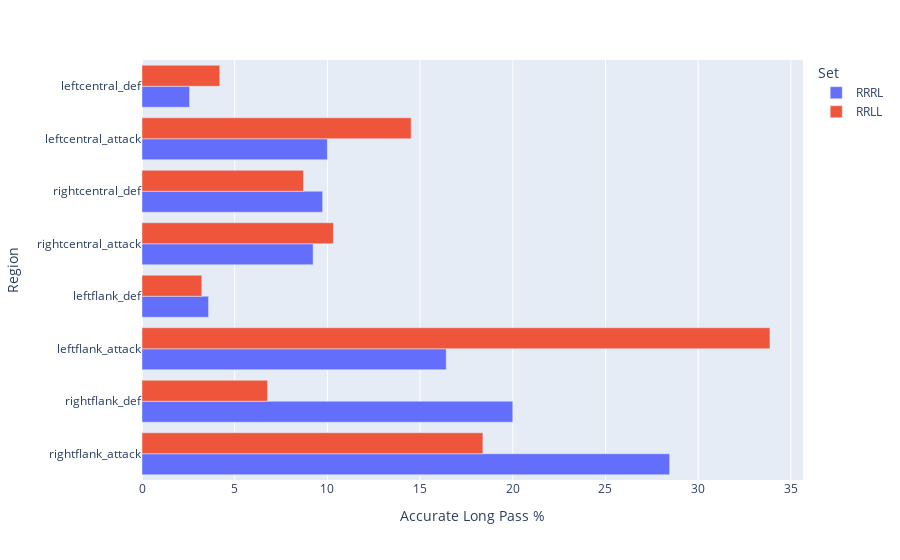

Notebook code cell kept with this figure:
### Code cell
# data_reg = [['Right Flank Attack', 29.100529100529098, 'Right-footed-LCB'],
#             ['Right Flank Attack',18.620689655172416, 'Left-footed-LCB'],
#             ['Right Flank Def', 20.37037037037037, 'Right-footed-LCB'],
#             ['Right Flank Def', 7.241379310344828, 'Left-footed-LCB'],
#             ['Left Flank Attack',16.402116402116402 , 'Right-footed-LCB'],
#             ['Left Flank Attack', 34.82758620689655, 'Left-footed-LCB'],
#             ['Left Flank Def', 3.439153439153439, 'Right-footed-LCB'],
#             ['Left Flank Def', 2.7586206896551726, 'Left-footed-LCB'],
#             ['Right Central Attack', 8.465608465608465, 'Right-footed-LCB'],
#             ['Right Central Attack', 8.96551724137931, 'Left-footed-LCB'],
#             ['Right Central Def',10.052910052910052 , 'Right-footed-LCB'],
#             ['Right Central Def',9.310344827586208, 'Left-footed-LCB'],
#             ['Left Central Attack',9.523809523809524, 'Right-footed-LCB'],
#             ['Left Central Attack', 13.793103448275861, 'Left-footed-LCB'],
#             ['Left Central Def',2.6455026455026456, 'Right-footed-LCB'],
#             ['Left Central Def', 4.482758620689655, 'Left-footed-LCB']]
# reg = pd.DataFrame(data_reg, columns = ['Region', 'Accurate Long Pass %', 'Set'])
# fig = px.bar(reg, x="Accurate Long Pass %", y="Region", color='Set', barmode='group', orientation='h')
# fig.show()
right_foot_data = list(zip(regions,right_foot_region_per))
right_foot_data_reg = [list(i) + ["RRRL"] for i in right_foot_data]
left_foot_data = list(zip(regions,left_foot_region_per))
left_foot_data_reg = [list(i) + ["RRLL"] for i in left_foot_data]
data_reg = right_foot_data_reg + left_foot_data_reg
reg = pd.DataFrame(data_reg, columns = ['Region', 'Accurate Long Pass %', 'Set'])
fig = px.bar(reg, x="Accurate Long Pass %", y="Region", color='Set', barmode='group', orientation='h')
fig.show()

### Figure 1 — Plotly figure (JSON) as saved in the notebook; plotly's stock layout.template omitted (floating-point values rounded to 4 significant figures)
{"data": [{"alignmentgroup": "True", "hovertemplate": "Set=RRRL<br>Accurate Long Pass %=%{x}<br>Region=%{y}<extra></extra>", "legendgroup": "RRRL", "marker": {"color": "#636efa"}, "name": "RRRL", "offsetgroup": "RRRL", "orientation": "h", "showlegend": true, "textposition": "auto", "type": "bar", "x": [28.46, 20, 16.41, 3.59, 9.231, 9.744, 10, 2.564], "xaxis": "x", "y": ["rightflank_attack", "rightflank_def", "leftflank_attack", "leftflank_def", "rightcentral_attack", "rightcentral_def", "leftcentral_attack", "leftcentral_def"], "yaxis": "y"}, {"alignmentgroup": "True", "hovertemplate": "Set=RRLL<br>Accurate Long Pass %=%{x}<br>Region=%{y}<extra></extra>", "legendgroup": "RRLL", "marker": {"color": "#EF553B"}, "name": "RRLL", "offsetgroup": "RRLL", "orientation": "h", "showlegend": true, "textposition": "auto", "type": "bar", "x": [18.39, 6.774, 33.87, 3.226, 10.32, 8.71, 14.52, 4.194], "xaxis": "x", "y": ["rightflank_attack", "rightflank_def", "leftflank_attack", "leftflank_def", "rightcentral_attack", "rightcentral_def", "leftcentral_attack", "leftcentral_def"], "yaxis": "y"}], "layout": {"autosize": true, "barmode": "group", "legend": {"title": {"text": "Set"}, "tracegroupgap": 0}, "margin": {"t": 60}, "xaxis": {"anchor": "y", "autorange": true, "domain": [0, 1], "range": [0, 35.65], "title": {"text": "Accurate Long Pass %"}, "type": "linear"}, "yaxis": {"anchor": "x", "autorange": true, "domain": [0, 1], "range": [-0.5, 7.5], "title": {"text": "Region"}, "type": "category"}}}
